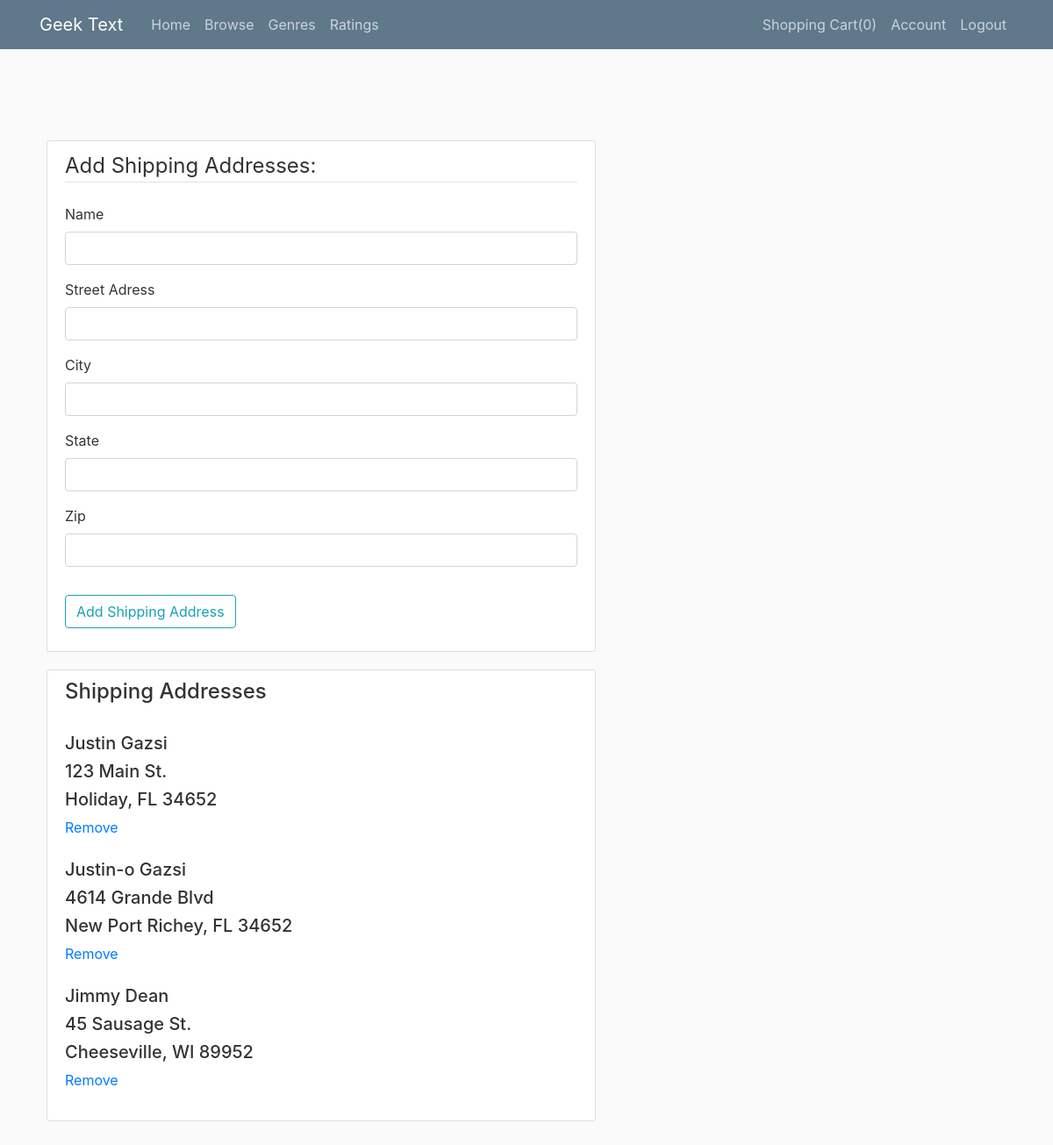
Screenshot of /shipping (signed in) with the database file from the repository.
### bookstore/models.py (models this page shows, shortened)
class ShippingAddress(db.Model):
    id = db.Column(db.Integer, primary_key=True)
    user_id = db.Column(db.Integer, db.ForeignKey('user.id'))
    name = db.Column(db.String(30))
    street = db.Column(db.String(60))
    city = db.Column(db.String(30))
    state = db.Column(db.String(2))
    zip = db.Column(db.String(5))

### bookstore/routes.py (the view)
@app.route("/shipping", methods=['GET', 'POST'])
def shipping():
    form = AddShippingAddress()
    user = current_user
    shipping = ShippingAddress.query.filter_by(user=user)
    if form.validate_on_submit():
        address = ShippingAddress(name=form.name.data,street=form.street.data, city=form.city.data, state=form.state.data, zip=form.zip.data, user=user)
        db.session.add(address)
        db.session.commit()
        return redirect(url_for('shipping'))
    return render_template('shipping.html', title='Shipping Addresses', form=form, shipping=shipping)

### bookstore/forms.py
class AddShippingAddress(FlaskForm):
    name = StringField('Name', validators=[DataRequired()])
    street = StringField('Street Adress', validators=[DataRequired()])
    city = StringField('City', validators=[DataRequired()])
    zip = IntegerField('Zip', validators=[NumberRange(min=10000, max=99999)])
    state = StringField('State',validators=[Length(min=2, max=2), Regexp('[a-zA-Z][a-zA-Z]')])
    submit = SubmitField('Add Shipping Address')

### bookstore/models.py (called while the page is built)
@login_manager.user_loader
def load_user(user_id):
    return User.query.get(int(user_id))

### bookstore/templates/shipping.html (shortened to what this page needs)
{% extends "layout_narrow.html" %}
{% block content %}
<div class="content-section">
    <form method="POST" action="">
        <fieldset class="form-group">
            <legend class="border-bottom mb-4">Add Shipping Addresses:</legend>
            <div class="form-group">
                {{ form.name.label(class="form-control-label") }}
                {% if form.name.errors %}
                {{ form.name(class="form-control form-control-md is-invalid") }}
                <div class="invalid-feedback">
                    {% for error in form.name.errors %}
                    <span>{{ error }}</span>
                    {% endfor %}
                </div>
                {% else %}
                {{ form.name(class="form-control form-control-md") }}
                {% endif %}
            </div>
            <div class="form-group">
                {{ form.street.label(class="form-control-label") }}
                {% if form.street.errors %}
                {{ form.street(class="form-control form-control-md is-invalid") }}
                <div class="invalid-feedback">
                    {% for error in form.street.errors %}
                    <span>{{ error }}</span>
                    {% endfor %}
                </div>
                {% else %}
                {{ form.street(class="form-control form-control-md") }}
                {% endif %}
            </div>
            <div class="form-group">
                {{ form.city.label(class="form-control-label") }}
                {% if form.city.errors %}
                {{ form.city(class="form-control form-control-md is-invalid") }}
                <div class="invalid-feedback">
                    {% for error in form.city.errors %}
                    <span>{{ error }}</span>
                    {% endfor %}
                </div>
                {% else %}
                {{ form.city(class="form-control form-control-md") }}
                {% endif %}
            </div>
            <div class="form-group">
                {{ form.state.label(class="form-control-label") }}
                {% if form.state.errors %}
                {{ form.state(class="form-control form-control-md is-invalid") }}
                <div class="invalid-feedback">
                    {% for error in form.state.errors %}
                    <span>{{ error }}</span>
                    {% endfor %}
                </div>
                {% else %}
                {{ form.state(class="form-control form-control-md") }}
                {% endif %}
            </div>
            <div class="form-group">
                {{ form.zip.label(class="form-control-label") }}
                {% if form.zip.errors %}
                {{ form.zip(class="form-control form-control-md is-invalid") }}
                <div class="invalid-feedback">
                    {% for error in form.zip.errors %}
                    <span>{{ error }}</span>
                    {% endfor %}
                </div>
                {% else %}
                {{ form.zip(class="form-control form-control-md") }}
                {% endif %}
            </div>
        </fieldset>
        <div class="form-group">
            {{ form.submit(class="btn btn-outline-info") }}
        </div>
    </form>
</div>
<div class="content-section">
    <h4 class="h4">Shipping Addresses</h4>
    <br>
    {% for entry in shipping %}
    <div>
        <h5 class="h5">{{ entry.name }}</h5>
        <h5 class="h5">{{ entry.street }}</h5>
        <h2 class="h5">{{ entry.city }}, {{entry.state}} {{entry.zip}}</h2>
        <a href="{{url_for('removeshipping', shipping_id=entry.id)}}">Remove</a> <br>
        <br>
        {% endfor %}
    </div>
</div>
{% endblock content %}

### bookstore/static/main.css (style rules this page uses)
body { background: #fafafa; color: #333333; margin-top: 5rem; }
h1, h2, h3, h4, h5, h6 { color: #444444; }
.content-section { background: #ffffff; padding: 10px 20px; border: 1px solid #dddddd; border-radius: 3px; margin-bottom: 20px; }

### rows the page displays
ShippingAddress: name "Justin Gazsi", street "123 Main St.", city "Holiday", state "FL", zip "34652"
ShippingAddress: name "Justin-o Gazsi", street "4614 Grande Blvd", city "New Port Richey", state "FL", zip "34652"
ShippingAddress: name "Jimmy Dean", street "45 Sausage St.", city "Cheeseville", state "WI", zip "89952"

### other values shown
{{ session['Shoppingcart']|length }} "0"
